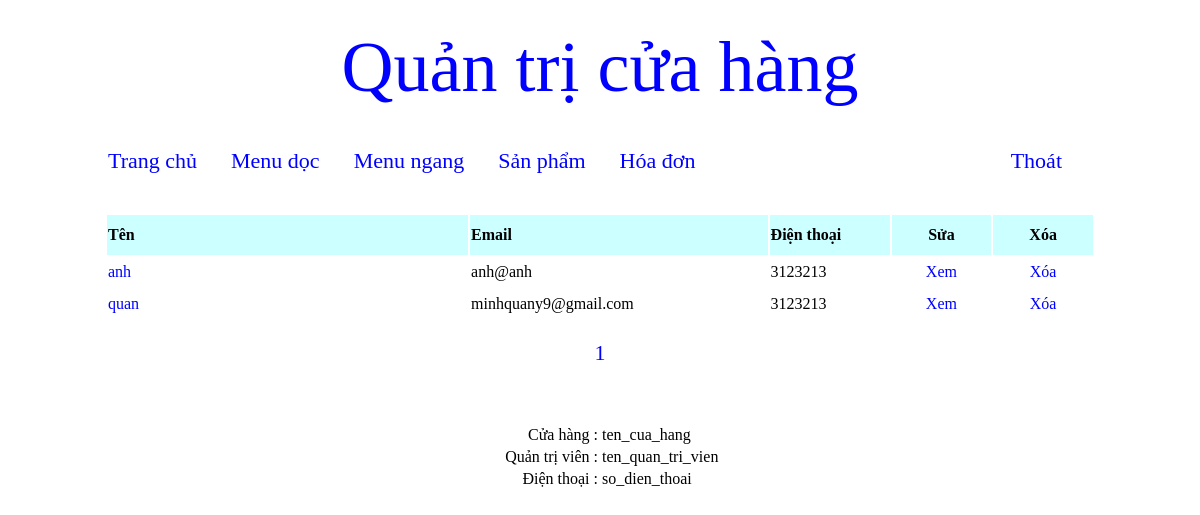
Screenshot of /quan_tri/index.php?thamso=hoa_don (signed in) with the database file from the repository.
### tables this page shows
CREATE TABLE `hoa_don` (
  `id` int(11) NOT NULL,
  `ten_nguoi_mua` varchar(256) NOT NULL,
  `email` varchar(256) NOT NULL,
  `dia_chi` mediumtext NOT NULL,
  `dien_thoai` varchar(256) NOT NULL,
  `noi_dung` mediumtext NOT NULL,
  `hang_duoc_mua` mediumtext NOT NULL
);

### quan_tri/chuc_nang/hoa_don/quan_ly_hoa_don.php (the view, shortened to what this page needs)
<?php
	$so_dong_tren_mot_trang=20;
	$tv="select count(*) from hoa_don";
	$conn = new mysqli("localhost", "root", "", "ban_hang");
	$tv_1 = mysqli_query($conn, $tv);
	$tv_2 = mysqli_fetch_array($tv_1);
	$so_trang=ceil($tv_2[0]/$so_dong_tren_mot_trang);
	$vtbd=($_GET['trang']-1)*$so_dong_tren_mot_trang;
	$tv="select * from hoa_don order by id desc limit $vtbd,$so_dong_tren_mot_trang";
	$tv_1 = mysqli_query($conn, $tv);
?>
<table width="990px" class="tb_a1" >
	<tr style="background:#CCFFFF;height:40px;" >
		<td width="370px" ><b>Tên</b></td>
		<td width="300px" ><b>Email</b></td>
		<td width="120px" ><b>Điện thoại</b></td>
		<td align="center" width="100px" ><b>Sửa</b></td>
		<td align="center" width="100px" ><b>Xóa</b></td>
	</tr>
	<?php
		while($tv_2=mysqli_fetch_array($tv_1))
		{
			$id=$tv_2['id'];
			$ten=$tv_2['ten_nguoi_mua'];
			$email=$tv_2['email'];
			$dien_thoai=$tv_2['dien_thoai'];
			$link_xem="?thamso=xem_hoa_don&id=".$id."&trang=".$_GET['trang'];
			$link_xoa="?xoa_hoa_don=co&id=".$id;
			?>
				<tr class="a_1" >
					<td>
						<a href="<?php echo $link_xem; ?>" class="lk_a1" ><?php echo $ten; ?></a>
					</td>
					<td>
						<?php echo $email; ?>
					</td>
					<td>
						<?php echo $dien_thoai; ?>
					</td>
					<td align="center" >
						<a href="<?php echo $link_xem; ?>" class="lk_a1" >Xem</a>
					</td>
					<td align="center" >
						<a href="<?php echo $link_xoa; ?>" class="lk_a1" >Xóa</a>
					</td>
				</tr>
			<?php
		}
	?>
	<tr>
		<td colspan="5" align="center" >
			<br>
			<?php
				for($i=1;$i<=$so_trang;$i++)
				{
					$link_phan_trang="?thamso=hoa_don&trang=".$i;
					echo "<a href='$link_phan_trang' class='phan_trang' >";
						echo $i;
					echo "</a> ";
				}
			?>
			<br><br>
		</td>
	</tr>
</table>

### quan_tri/giao_dien/giao_dien.css (style rules this page uses)
table.tb_a1 tr.a_1 { height:30px; }
a.lk_a1 { text-decoration:none;color:blue; }
a.phan_trang { text-decoration:none;color:blue;font-size:22px; }

### rows the page displays
hoa_don: ten_nguoi_mua "anh", email "anh@anh", dien_thoai "3123213"
hoa_don: ten_nguoi_mua "quan", email "minhquany9@gmail.com", dien_thoai "3123213"
